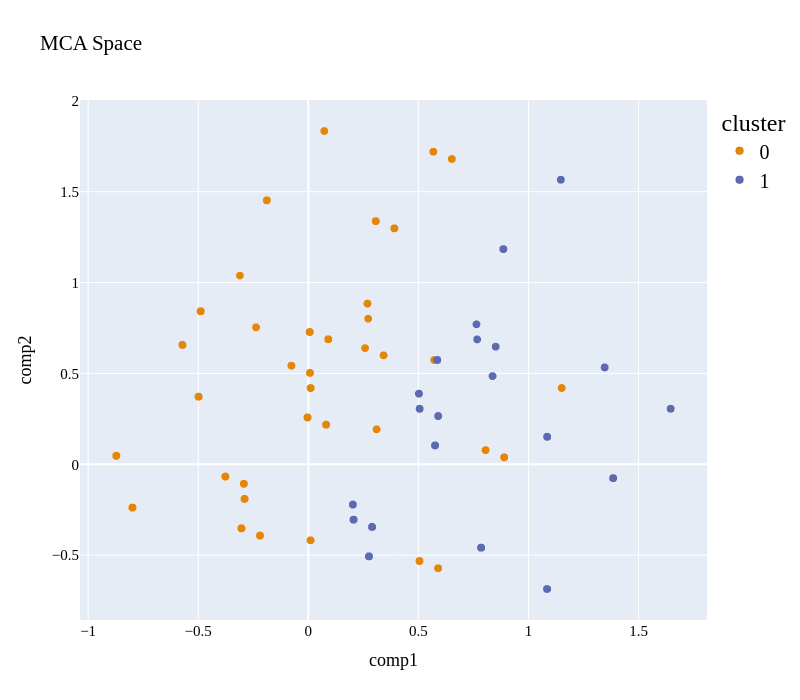

The notebook cell saved with this chart:
### Code cell
plot_pca_2d(mca_3d_df_r, title="MCA Space", opacity=1, width_line = 0.1)

### Figure 1 — Plotly figure (JSON) as saved in the notebook; plotly's stock layout.template omitted (floating-point values rounded to 4 significant figures; data arrays with more than 128 entries replaced by an {"elided": "..."} marker saying what was removed)
{"data": [{"hovertemplate": "cluster=0<br>comp1=%{x}<br>comp2=%{y}<extra></extra>", "legendgroup": "0", "marker": {"color": "rgb(229, 134, 6)", "line": {"color": "black", "width": 0.1}, "opacity": 1, "size": 8, "symbol": "circle"}, "mode": "markers", "name": "0", "showlegend": true, "type": "scattergl", "x": {"elided": "3160 float values"}, "xaxis": "x", "y": {"elided": "3160 float values"}, "yaxis": "y"}, {"hovertemplate": "cluster=1<br>comp1=%{x}<br>comp2=%{y}<extra></extra>", "legendgroup": "1", "marker": {"color": "rgb(93, 105, 177)", "line": {"color": "black", "width": 0.1}, "opacity": 1, "size": 8, "symbol": "circle"}, "mode": "markers", "name": "1", "showlegend": true, "type": "scattergl", "x": {"elided": "1735 float values"}, "xaxis": "x", "y": {"elided": "1735 float values"}, "yaxis": "y"}], "layout": {"autosize": false, "font": {"color": "black", "family": "Gilroy", "size": 15}, "height": 700, "legend": {"font": {"size": 20}, "title": {"font": {"family": "Times New Roman"}, "text": "cluster"}, "tracegroupgap": 0}, "scene": {"xaxis": {"title": {"font": {"color": "black"}, "text": "comp1"}}, "yaxis": {"title": {"font": {"color": "black"}, "text": "comp2"}}}, "showlegend": true, "title": {"text": "MCA Space"}, "width": 800, "xaxis": {"anchor": "y", "domain": [0, 1], "title": {"text": "comp1"}}, "yaxis": {"anchor": "x", "domain": [0, 1], "title": {"text": "comp2"}}}}
